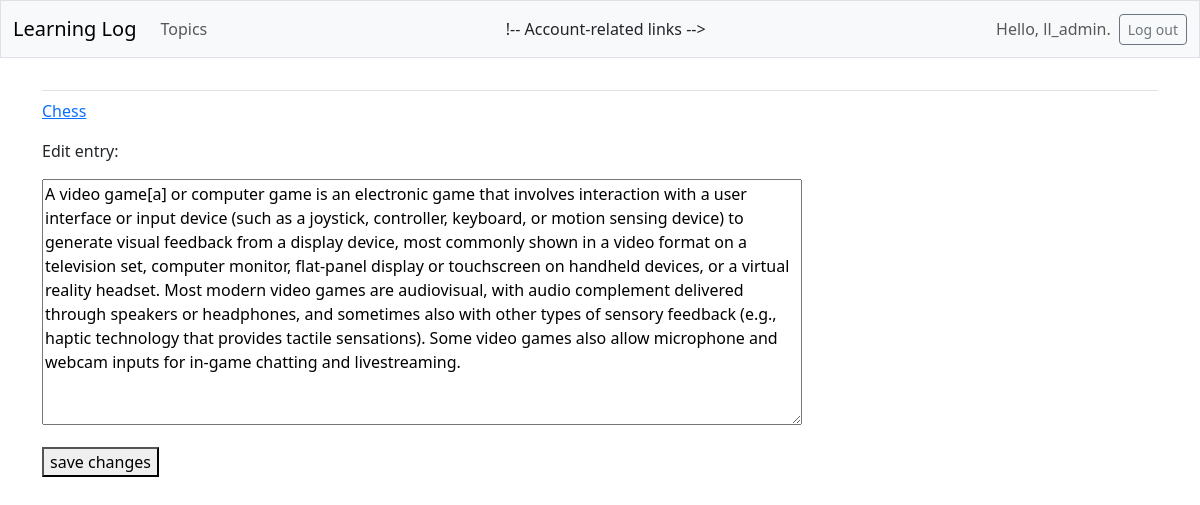
The page /edit_entry/4/ (signed in) on the database its author committed.
### learning_logs/models.py (models this page shows, shortened)
class Topic(models.Model):
    text = models.CharField(max_length=200)
    date_added = models.DateTimeField(auto_now_add=True)
    owner = models.ForeignKey(User, on_delete=models.CASCADE)
    def __str__(self):
        return self.text

class Entry(models.Model):
    topic = models.ForeignKey(Topic, on_delete=models.CASCADE)
    text = models.TextField()
    date_added = models.DateTimeField(auto_now_add=True)
    class Meta:
        verbose_name_plural = 'entries'

### learning_logs/views.py (the view)
# urls.py: path('edit_entry/<int:entry_id>/', views.edit_entry, name='edit_entry'),
@login_required
def edit_entry(request, entry_id):
    entry = Entry.objects.get(id=entry_id)
    topic = entry.topic
    if topic.owner != request.user:
        raise Http404
    if request.method != 'POST':
        form = EntryForm(instance=entry)
    else:
        form = EntryForm(instance=entry, data=request.POST)
        if form.is_valid():
            form.save()
            return HttpResponseRedirect(reverse('learning_logs:topic',
                                        args=[topic.id]))
    context = {'entry': entry, 'topic': topic, 'form': form}
    return render(request, 'learning_logs/edit_entry.html', context)

### learning_logs/forms.py
class EntryForm(forms.ModelForm):
    class Meta:
        model = Entry
        fields = ['text']
        labels = {'text': ''}
        widgets = {'text': forms.Textarea(attrs={'cols': 80})}

### learning_logs/templates/learning_logs/edit_entry.html (shortened to what this page needs)
{% extends "learning_logs/base.html" %}
{% block content %}
    <p><a href="{% url 'learning_logs:topic' topic.id %}">{{ topic }}</a></p>
    <p>Edit entry:</p>
    <form action="{% url 'learning_logs:edit_entry' entry.id %}" method='post'>
        {{ form.as_p }}
        <button name="submit">save changes</button>
    </form>
{% endblock content %}

### learning_logs/templates/learning_logs/base.html (shortened to what this page needs)
<!doctype html>
<html lang="en">
<head>
    {% load django_bootstrap5 %}
    {% bootstrap_css %}
</html>
<body>
    <nav class="navbar navbar-expand-md navbar-light bg-light mb-4 border">
        <div class="container-fluid">
            <a class="navbar-brand" href="{% url 'learning_logs:index' %}">
                Learning Log</a>
            <div class="collapse navbar-collapse" id="navbarCollapse">
                <ul class="navbar-nav me-auto mb-2 mb-md-0">
                    <li class="nav-item">
                        <a class="nav-link" href="{% url 'learning_logs:topics' %}">
                            Topics</a></li>
                </ul>
                !-- Account-related links -->
                <ul class="navbar-nav ms-auto mb-2 mb-md-0">
                    {% if user.is_authenticated %}
                        <li class="nav-item">
                            <span class="navbar-text me-2">Hello, {{ user.username }}.
                                </span></li>
                    {% endif %}
                </ul>
                {% if user.is_authenticated %}
                    <form action="{% url 'users:logout' %}" method='post'>
                        <button name='submit' class='btn btn-outline-secondary btn-sm'>
                            Log out</button>
                    </form>
                {% endif %}
            </div>
        </div>
    </nav>
    <main class="container">
        <div class="pb-2 mb-2 border-bottom">
        </div>
        <div>
            {% block content %}{% endblock content %}
        </div>
    </main>
</body>
</html>

### rows shown on the page
Topic: text "Chess"
Entry: text "A video game[a] or computer game is an electronic game that involves interaction with a user interface or input device (such as a joystick, controller, keyboard, or motion sensing device) to generate visual feedback from a display device, most commonly shown in a video format on a television set, computer monitor, flat-panel display or touchscreen on handheld devices, or a virtual reality headset. Most modern video games are audiovisual, with audio complement delivered through speakers or headphones, and sometimes also with other types of sensory feedback (e.g., haptic technology that provides tactile sensations). Some video games also allow microphone and webcam inputs for in-game chatting…"

### other values the page prints
{{ user.username }} "ll_admin"
